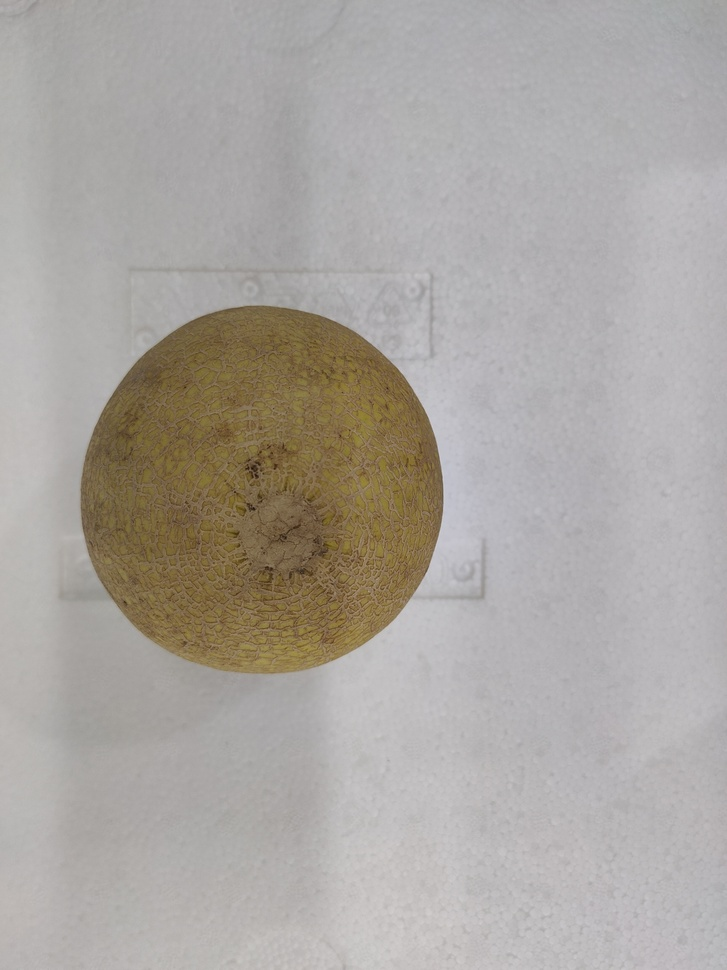
#> input picture IMG20220602141544.jpg, 727 x 970 px, shrunk from 3456 x 4608 before the run, found by its file name
$ python sizeofobject.py
#> lines starting #> are read from the running program, lines starting #| are printed output that depends on the picture; after the words box and inside, x2 and y2 are one past the last pixel; in counts of white or black regions, pixels touching at a corner belong together
import cv2

# Load image, grayscale, Gaussian blur, Otsu's threshold
image = cv2.imread("/home/cse-lab-207/Downloads/IMG20220602141544.jpg")
#> image is the input picture: shape (970, 727, 3); mean B, G, R 160.9, 165.9, 170.6
gray = cv2.cvtColor(image, cv2.COLOR_BGR2GRAY)
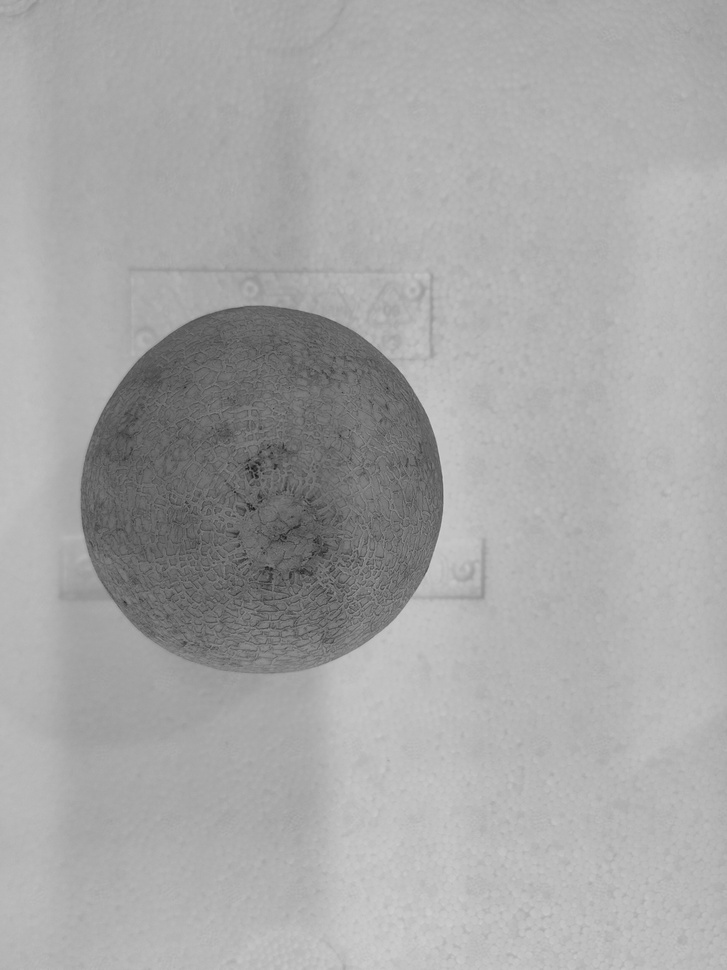
#> gray: shape (970, 727); min 16, max 207, mean 166.8
blur = cv2.GaussianBlur(gray, (5,5), 0)
thresh = cv2.threshold(blur, 0, 255, cv2.THRESH_BINARY_INV + cv2.THRESH_OTSU)[1]
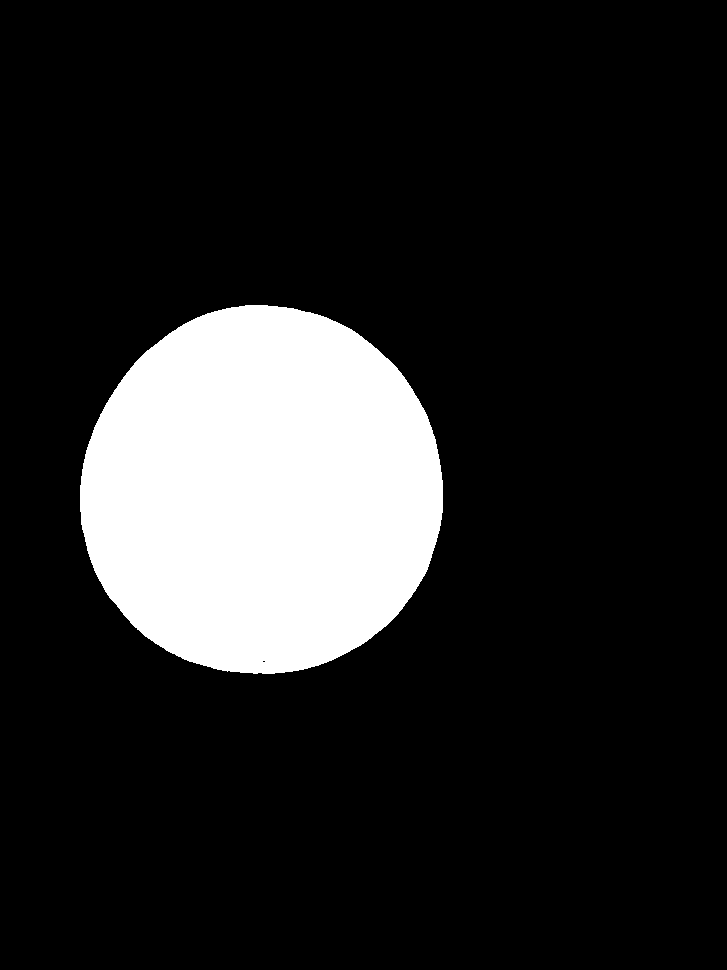
#> thresh: shape (970, 727); 14.9% white; 1 white region, box (x1, y1, x2, y2) and area: (80, 305, 443, 674) 105239

# Find bounding box
x,y,w,h = cv2.boundingRect(thresh)
#> x = 80; y = 305; w = 363; h = 369
cv2.rectangle(image, (x, y), (x + w, y + h), (36,255,12), 2)
cv2.putText(image, "w={},h={}".format(w,h), (x,y - 10), cv2.FONT_HERSHEY_SIMPLEX, 0.7, (36,255,12), 2)
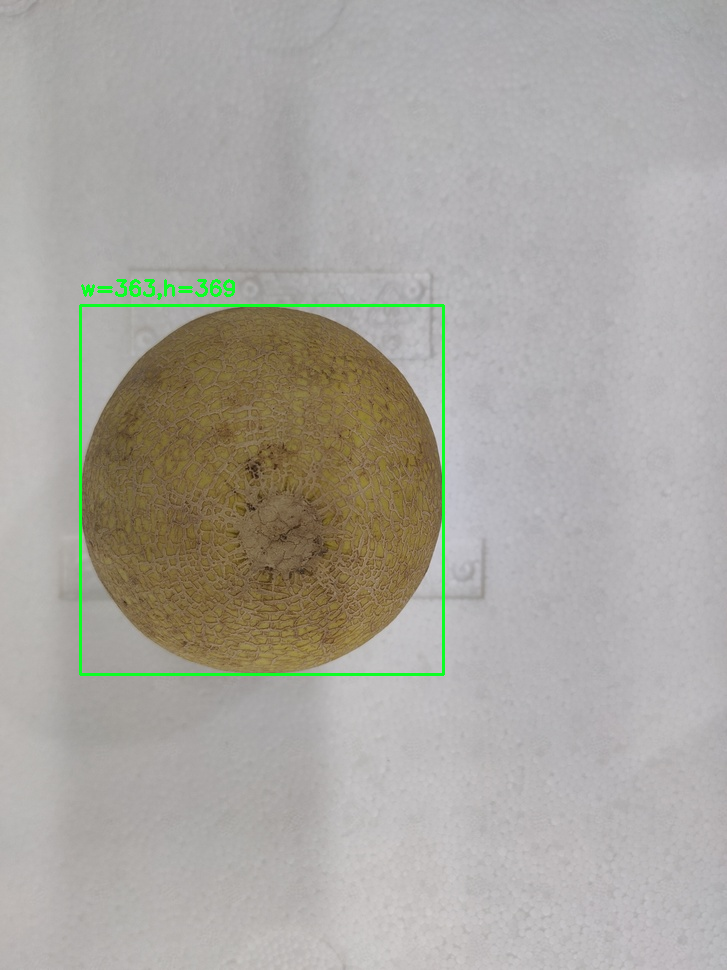
#> image: shape (970, 727, 3); mean B, G, R 159.8, 166.6, 169.3

#cv2.imshow("thresh", thresh)
#cv2.imshow("image", image)
#cv2.waitKey()
print(w)
#| 363
print(h)
#| 369

$ run again, with IMG20220525111736.jpg copied over IMG20220602141544.jpg
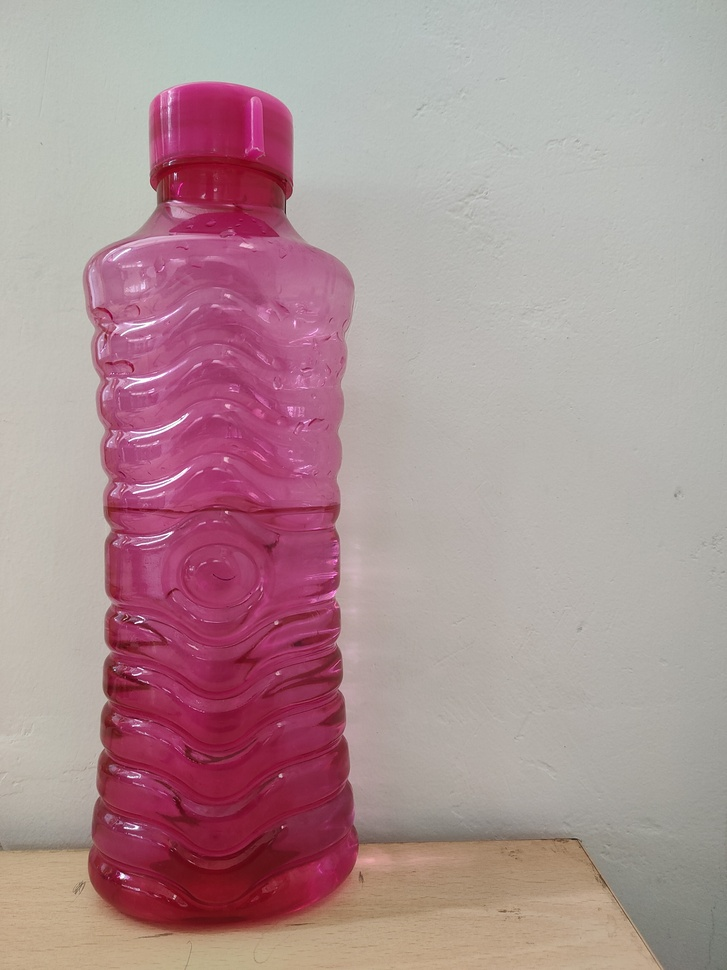
#> input picture IMG20220525111736.jpg, 727 x 970 px, shrunk from 3456 x 4608 before the run, found by its file name
#> image is the input picture: shape (970, 727, 3); mean B, G, R 149.4, 145.9, 174.4
#> `thresh = cv2.threshold(blur, 0, 255, cv2.THRESH_BINARY_INV + cv2.THRES..`:
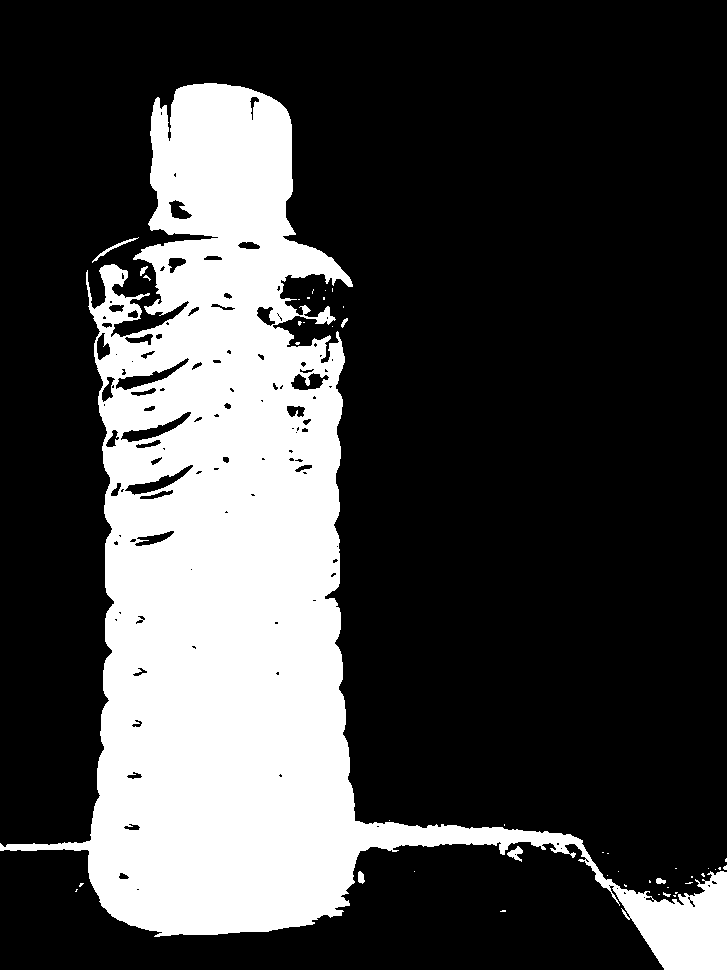
#> thresh: shape (970, 727); 26.5% white; 45 white regions (37 under 20 px), largest, box (x1, y1, x2, y2) and area: (0, 83, 727, 970) 186406, (92, 237, 139, 263) 138, (507, 846, 523, 862) 122
#> x = 0; y = 83; w = 727; h = 887
#> `cv2.putText(image, "w={},h={}".format(w,h), (x,y - 10), cv2.FONT_HERSH..`:
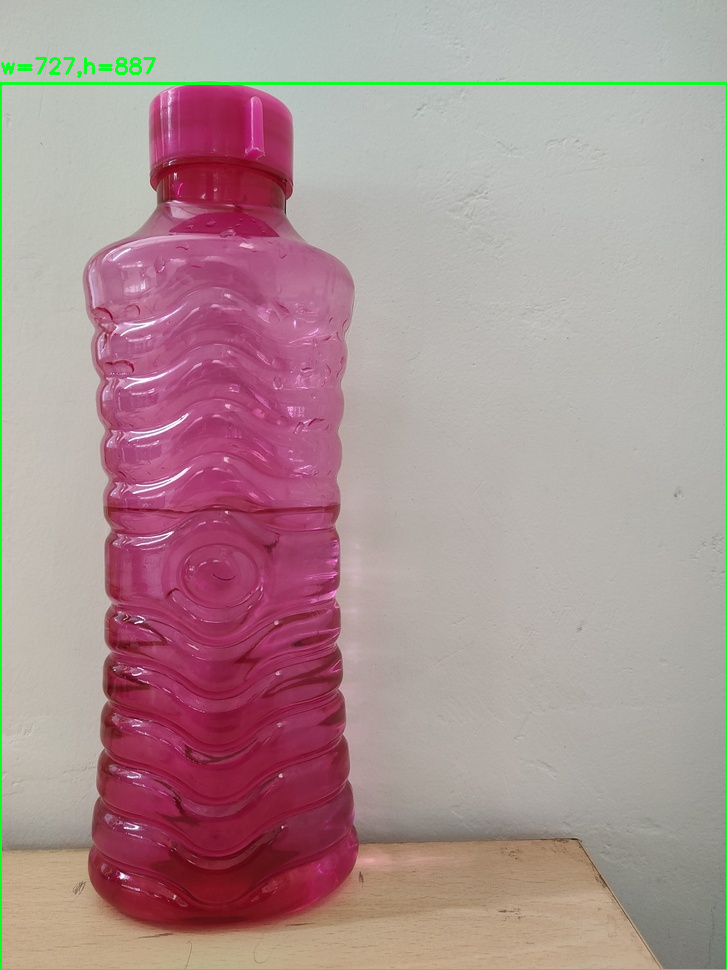
#> image: shape (970, 727, 3); mean B, G, R 148.1, 146.6, 172.8
#| 727
#| 887

$ run again, with 1651746218706.jpg copied over IMG20220602141544.jpg
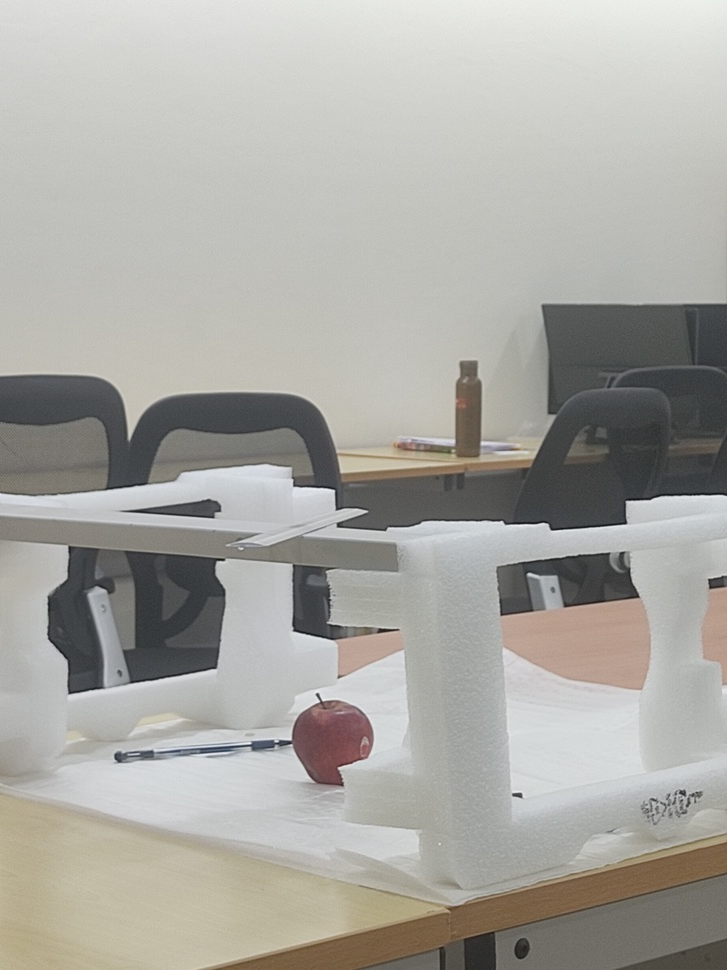
#> input picture 1651746218706.jpg, 727 x 970 px, shrunk from 3000 x 4000 before the run, found by its file name
#> image is the input picture: shape (970, 727, 3); mean B, G, R 162.6, 168.2, 169.4
#> `thresh = cv2.threshold(blur, 0, 255, cv2.THRESH_BINARY_INV + cv2.THRES..`:
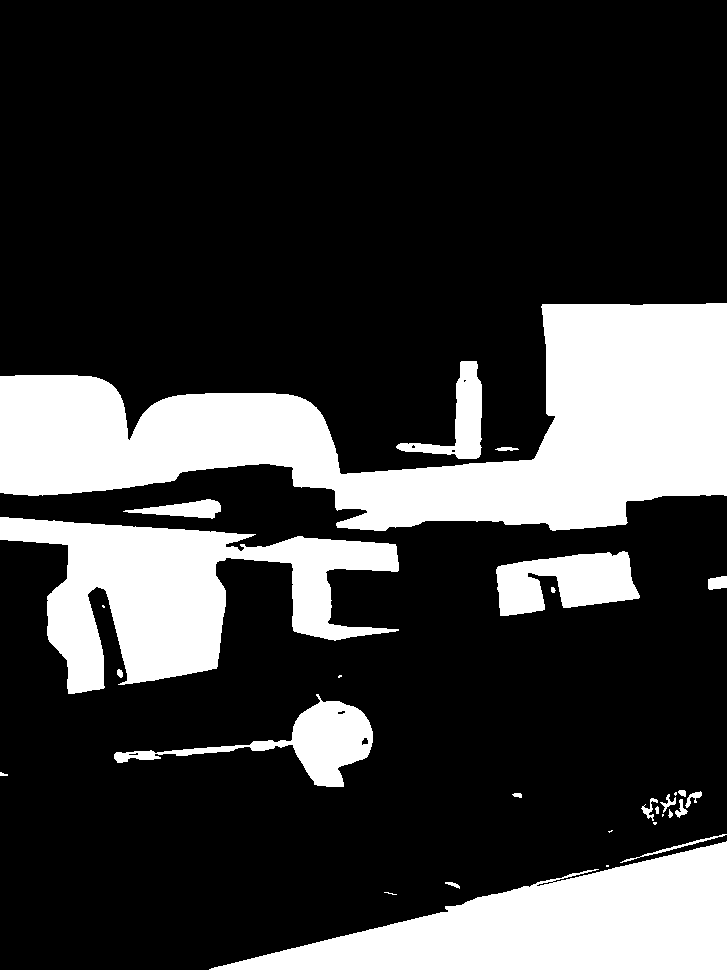
#> thresh: shape (970, 727); 23.2% white; 30 white regions (8 under 20 px), largest, box (x1, y1, x2, y2) and area: (0, 303, 727, 531) 79833, (209, 841, 727, 970) 34267, (0, 517, 399, 694) 32337
#> x = 0; y = 303; w = 727; h = 667
#> `cv2.putText(image, "w={},h={}".format(w,h), (x,y - 10), cv2.FONT_HERSH..`:
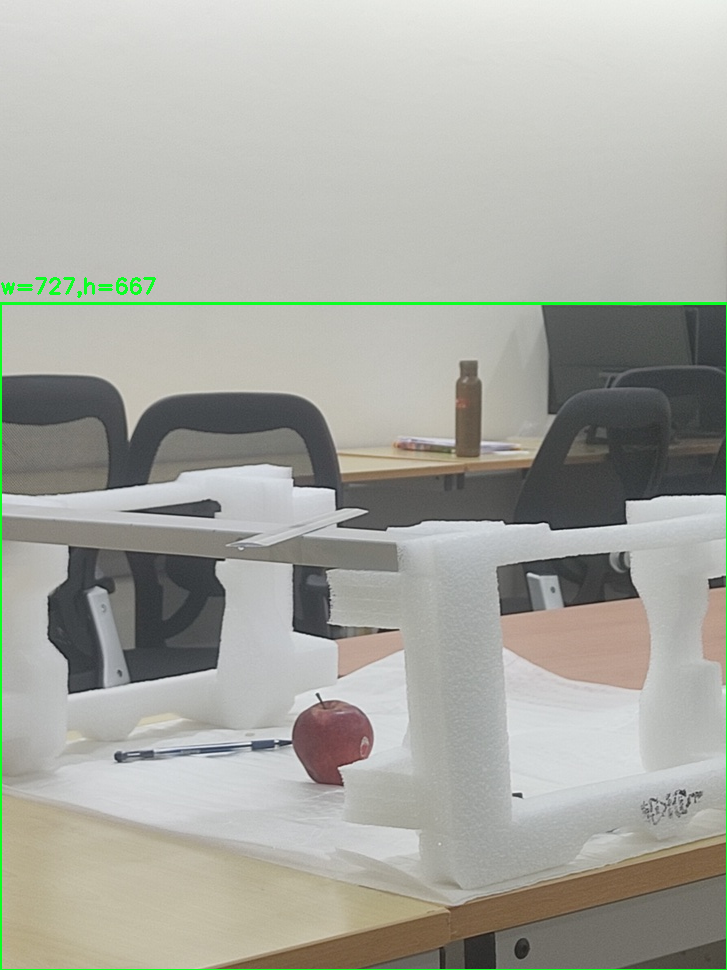
#> image: shape (970, 727, 3); mean B, G, R 161.6, 169, 168.1
#| 727
#| 667

$ run again, with 1651746218731.jpg copied over IMG20220602141544.jpg
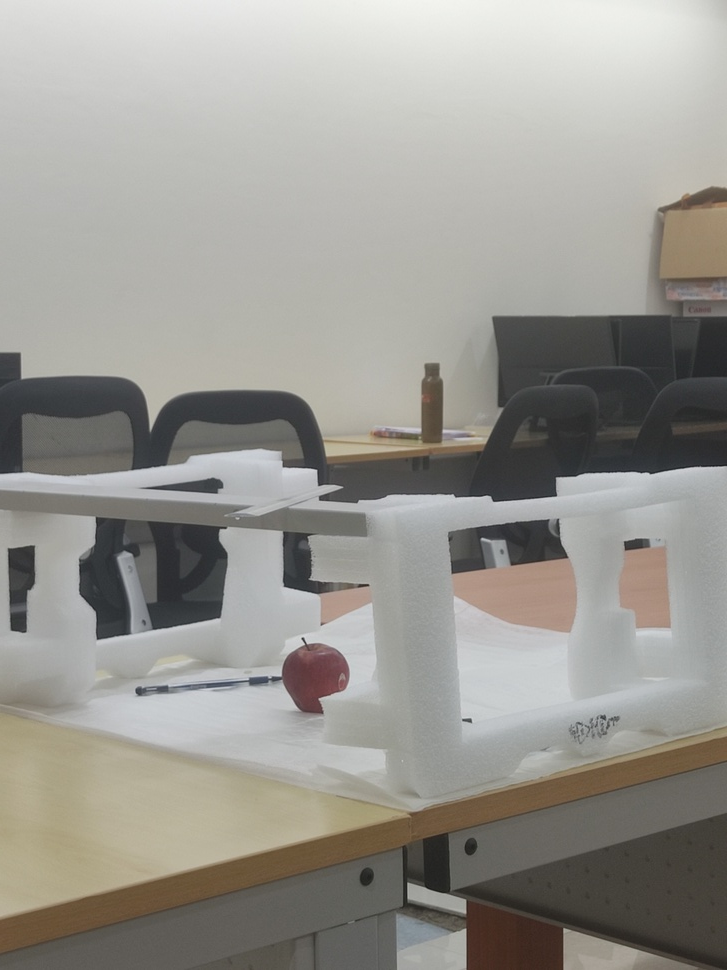
#> input picture 1651746218731.jpg, 727 x 970 px, shrunk from 3000 x 4000 before the run, found by its file name
#> image is the input picture: shape (970, 727, 3); mean B, G, R 144.9, 150.9, 153
#> `thresh = cv2.threshold(blur, 0, 255, cv2.THRESH_BINARY_INV + cv2.THRES..`:
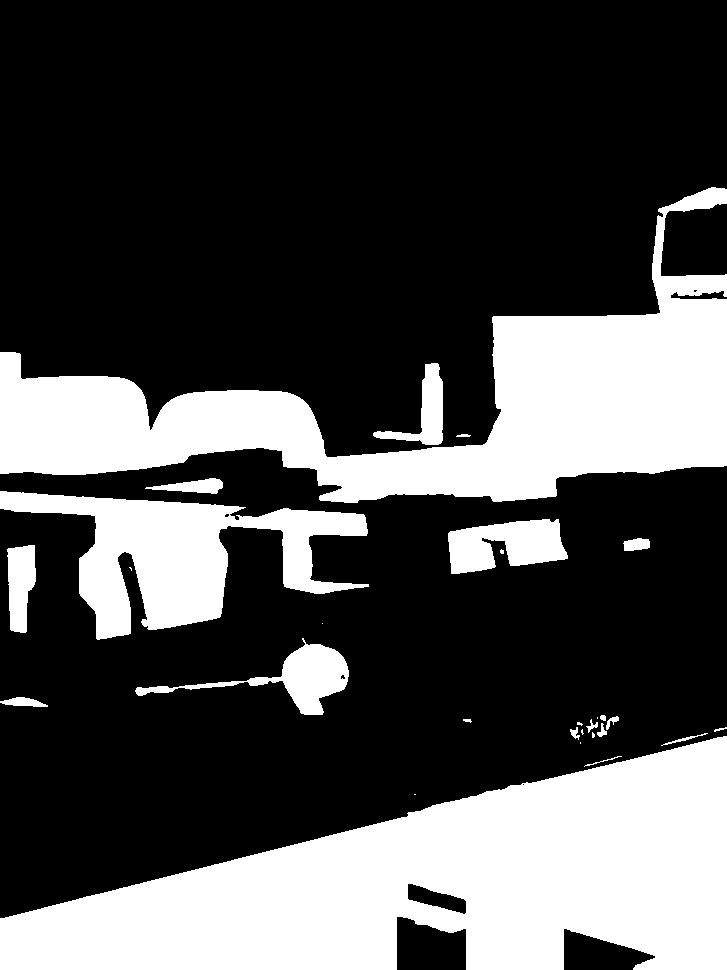
#> thresh: shape (970, 727); 29.9% white; 29 white regions (9 under 20 px), largest, box (x1, y1, x2, y2) and area: (0, 736, 727, 970) 98298, (0, 187, 727, 503) 75403, (0, 491, 369, 640) 22880
#> x = 0; y = 187; w = 727; h = 783
#> `cv2.putText(image, "w={},h={}".format(w,h), (x,y - 10), cv2.FONT_HERSH..`:
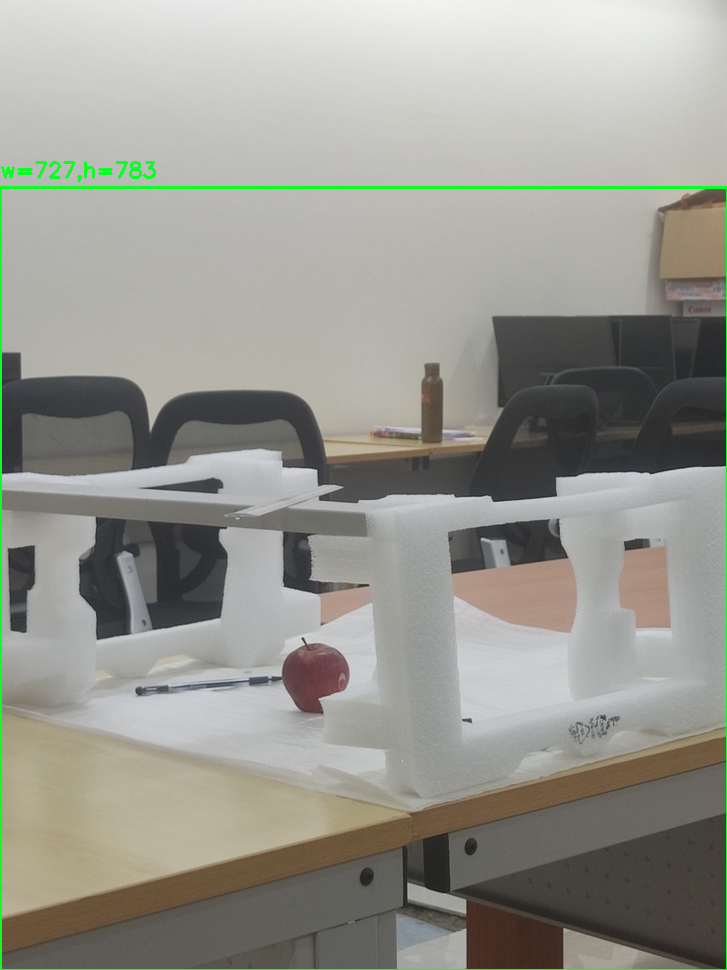
#> image: shape (970, 727, 3); mean B, G, R 143.9, 151.8, 151.7
#| 727
#| 783
